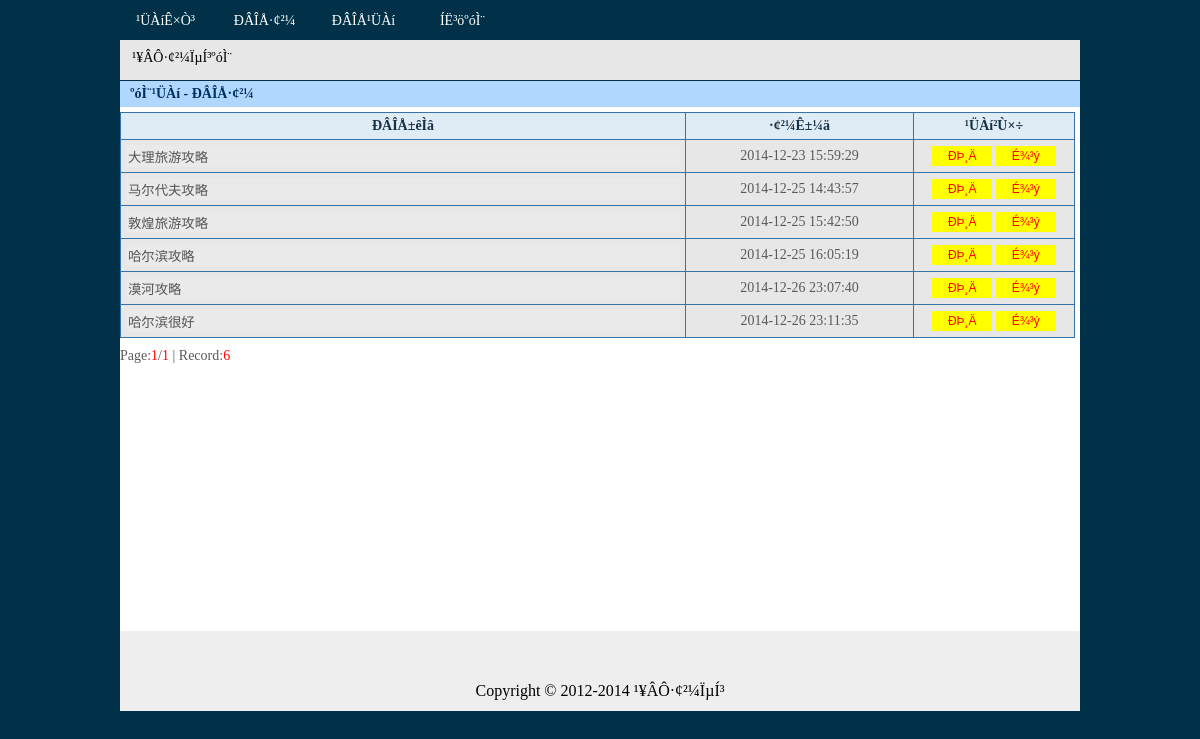
Page /gonglv/admin/news_admin.php (signed in) on the committed database.
### tables this page shows
CREATE TABLE IF NOT EXISTS `xwmi_news` (
  `id` int(11) NOT NULL AUTO_INCREMENT,
  `pv` int(11) DEFAULT '0',
  `title` varchar(255) DEFAULT NULL,
  `keywords` varchar(255) DEFAULT NULL,
  `description` varchar(255) DEFAULT NULL,
  `content` varchar(5000) DEFAULT NULL,
  `jianjie` varchar(1000) DEFAULT NULL,
  `datetime` datetime DEFAULT NULL,
  `editor` varchar(255) DEFAULT 'Admin',
  `laiyuan` varchar(255) DEFAULT '本站',
  `bianji` varchar(255) DEFAULT NULL,
  `images` varchar(300) DEFAULT NULL,
  PRIMARY KEY (`id`)
);

### gonglv/admin/news_admin.php (called while the page is built, shortened)
<?php
require '../template/axadmin/head.php';
require '../template/axadmin/banner.php';
require '../template/axadmin/news_admin.php';
require '../template/axadmin/bottom.php'
?>

### gonglv/template/axadmin/news_admin.php (the view, shortened to what this page needs)
<div id="user_main">
<div id="admin">
<div id="admin_top"><div style="padding-top:5px;padding-left:10px;">ºóÌ¨¹ÜÀí - ÐÂÎÅ·¢²¼</div></div>
<div id="admin_main">
<?php
require_once("../config.php");
$m="12";
$numsql = "select * from xwmi_news";
$numery = mysql_query($numsql,$config);
$lognum = mysql_num_rows($numery);
$zy = (int)(($lognum-1)/$m)+1;
isset($_GET['page'])?$page=$_GET['page']:$page="1";
$one = (int)($page-1)*$m;
$adsql = "select * from xwmi_news order by id asc limit $one,$m ";
$adery = mysql_query($adsql,$config);
echo '<table cellpadding="5" cellspacing="1" width="955"  bgcolor="#3573AB"><tr bgcolor="#E0ECF5" style="color:#173046"; ><th align="center" width="550">ÐÂÎÅ±êÌâ</th><th align="center" >·¢²¼Ê±¼ä</th><th width="150" align="center">¹ÜÀí²Ù×÷</th></tr>';
while($ad=mysql_fetch_array($adery))
{
echo '<tr bgcolor="#E7E7E7" >';
echo '<td align="left"><input disabled  style="border:0;width:550px;height:20px;" value='.$ad['title'].'></td>';
echo '<td align="center">'.$ad['datetime'].'</td>';
echo '<td align="center">';
echo '<button style="line-height: 18px;width: 60px;height:20px;background-color: #FFFF00;border:0;font-size:12px;color: #FF0000;" class="runcode" value="1" id="'.$ad['id'].'"onclick="opdg(this.id);">ÐÞ¸Ä</button>';
echo '<button style="line-height: 18px;width: 60px;height:20px;background-color: #FFFF00;border:0;font-size:12px;color: #FF0000;" class="runcode" value="1" id="'.$ad['id'].'" onclick="if(window.confirm(\'ÊÇ·ñÈ·¶¨É¾³ý?\'))delad(this.id);">É¾³ý</button>'.'</td>';
echo '</tr>';
}
?>
</table>
 <div style="padding-top: 10px;">
 <div style="float: left;">Page:<span style="color: #FF0000;"><?php echo $page;?></span>/<span style="color: #FF0000;"><?php echo $zy;?></span> | Record:<span style="color: #FF0000;"><?php echo $lognum;?></span></div>
 </div>
</div></div></div>

### gonglv/style/user.css (style rules this page uses)
body { margin:0; padding:0; border:0; text-align:center; background-color: #003148; }

### gonglv/style/admin.css (style rules this page uses)
#user_main { width:960px; height:550px; margin-left:auto; margin-right:auto; background-color: #FFFFFF; margin-top:1px; }
#admin { width:960px; height:550px; float:right; }
#admin_top { width:960px; height:26px; background-color:#B0D8FF; text-align:left; color: #003060; font-size:14px; font-weight:bold; }
#admin_main { font-size:14px; color: #5A5A5A; text-align:left; margin-top:5px; width:960px; height:500px; }

### rows in the picture
xwmi_news: title "大理旅游攻略", datetime "2014-12-23 15:59:29"
xwmi_news: title "马尔代夫攻略", datetime "2014-12-25 14:43:57"
xwmi_news: title "敦煌旅游攻略", datetime "2014-12-25 15:42:50", $ad['id'] 6 (drawn)
xwmi_news: title "哈尔滨攻略", datetime "2014-12-25 16:05:19"
xwmi_news: title "漠河攻略", datetime "2014-12-26 23:07:40"
xwmi_news: title "哈尔滨很好", datetime "2014-12-26 23:11:35"

### other values in the picture
$page "1"
$zy "1"
$lognum "6"
